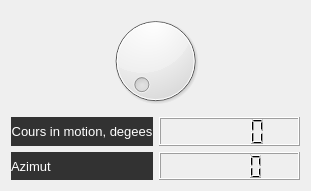
   <widget class="QWidget" name="">
    <property name="geometry">
     <rect>
      <x>740</x>
      <y>140</y>
      <width>311</width>
      <height>191</height>
     </rect>
    </property>
    <layout class="QVBoxLayout" name="verticalLayout_26">
     <item>
      <widget class="QDial" name="azDial">
       <property name="layoutDirection">
        <enum>Qt::LeftToRight</enum>
       </property>
       <property name="autoFillBackground">
        <bool>false</bool>
       </property>
       <property name="maximum">
        <number>360</number>
       </property>
       <property name="wrapping">
        <bool>false</bool>
       </property>
      </widget>
     </item>
     <item>
      <layout class="QVBoxLayout" name="verticalLayout_25">
       <item>
        <layout class="QHBoxLayout" name="horizontalLayout_20">
         <item>
          <widget class="QLabel" name="humL_12">
           <property name="font">
            <font>
             <family>Arial</family>
             <pointsize>10</pointsize>
             <weight>50</weight>
             <bold>false</bold>
            </font>
           </property>
           <property name="styleSheet">
            <string notr="true">background-color: rgb(50, 50, 50);
color: rgb(255, 255, 255);
gridline-color: rgb(255, 255, 255);</string>
           </property>
           <property name="text">
            <string>Cours in motion, degees</string>
           </property>
           <property name="alignment">
            <set>Qt::AlignCenter</set>
           </property>
          </widget>
         </item>
         <item>
          <widget class="QLCDNumber" name="cimLCD"/>
         </item>
        </layout>
       </item>
       <item>
        <layout class="QHBoxLayout" name="horizontalLayout_16">
         <item>
          <widget class="QLabel" name="azLable">
           <property name="font">
            <font>
             <family>Arial</family>
             <pointsize>10</pointsize>
             <weight>50</weight>
             <bold>false</bold>
            </font>
           </property>
           <property name="styleSheet">
            <string notr="true">background-color: rgb(50, 50, 50);
color: rgb(255, 255, 255);
gridline-color: rgb(255, 255, 255);</string>
           </property>
           <property name="text">
            <string>Azimut</string>
           </property>
          </widget>
         </item>
         <item>
          <widget class="QLCDNumber" name="azLCD"/>
         </item>
        </layout>
       </item>
      </layout>
     </item>
    </layout>
   </widget>
